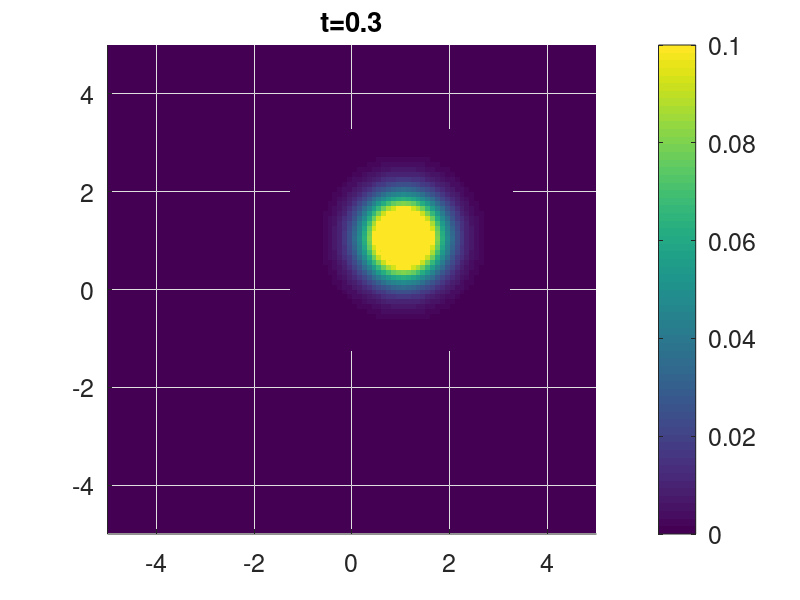
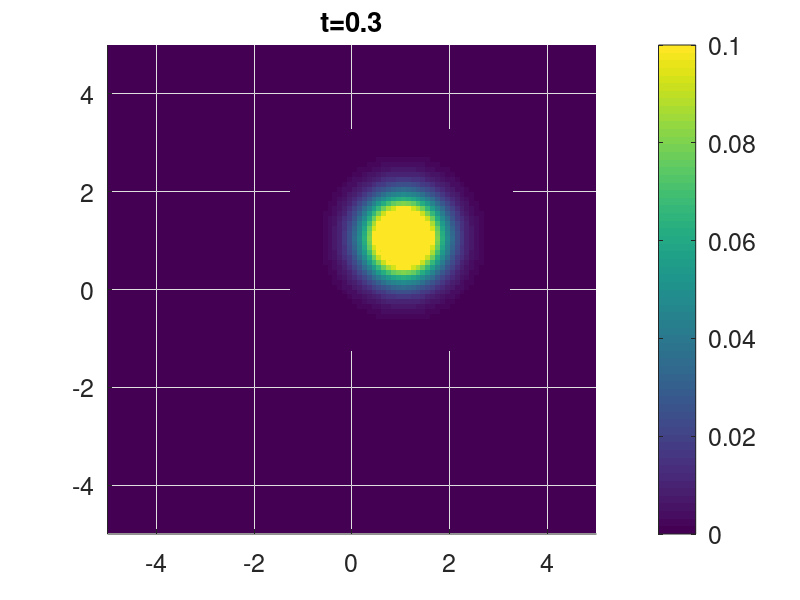

The MATLAB script that drew these images, in order: (Note: this script raises an error after producing the figures.)
function y_out_1 = diffusion_test()
%%%%%%%%%%%%%%%%%%%%%%%%%%%%%%%%%%%%%%%%%%%%%%%%%%%%%%%%%%%%%%%%%%%%%%%%%%%
% May 2018, Orit Peleg, orit.peleg@colorado.edu
%%%%%%%%%%%%%%%%%%%%%%%%%%%%%%%%%%%%%%%%%%%%%%%%%%%%%%%%%%%%%%%%%%%%%%%%%%%
close all;
dbstop if error;
set(0,'Defaultlinelinewidth',3.5, 'DefaultlineMarkerSize',12,...
    'DefaultTextFontSize',5, 'DefaultAxesFontSize',18);

%%%%%%%%%%%%%%%%%%%%%%%%%%%%%%%%%%%%%%%%%%%%%%%%%%%%%%%%%%%%%%%%%%%%%%%%%%%

%The agent at position (0,0) produces a chemical signal that spreads out following a 
%diffusion equation. 

%The output of the code is a movie showing the concentration of the 
%chemical signal as a function of time in the arena. 

%%%%%%%%%%%%%%%%%%%%%%%%%%%%%%%%%%%%%%%%%%%%%%%%%%%%%%%%%%%%%%%%%%%%%%%%%%%
% define   
A_1=0.1; %initial chemical concentration per active agent for 1 
A_2=0.1; %initial chemical concentration per active agent for 2

D_1=0.5; % diffusion coefficient for 1
D_2=0.5; % diffusion coefficient for 2
delta_t_1 = 0.1; % time integration constant (time discretization) for 1
delta_t_2 = 0.1; % time integration constant (time discretization) for 2
delta_x_1 = 0.1; % size of a cell in the simulation (space discretization)
delta_x_2 = 0.1; % size of a cell in the simulation (space discretization)
B_1=0; % ignore for now
B_2=0; % ignore for now

SAVE_MOVIE_1 = 1;
SAVE_MOVIE_2 = 1;
%%%%%%%%%%%%%%%%%%%%%%%%%%%%%%%%%%%%%%%%%%%%%%%%%%%%%%%%%%%%%%%%%%%%%%%%%%%      
        
t_array_1=0:delta_t_1:0.3; 
t_array_2=0:delta_t_2:0.3;
min_x_1 = -5; max_x_1=5;
min_x_2 = -5; max_x_2=5;

source_propagation(A_1,A_2,B_1,B_2,D_1,D_2,t_array_1,t_array_2,delta_x_1,delta_x_2,min_x_1,min_x_2,max_x_1,max_x_2,SAVE_MOVIE_1,SAVE_MOVIE_2);
y_out_1=0; 


end

%%%%%%%%%%%%%%%%%%%%%%%%%%%%%%%%%%%%%%%%%%%%%%%%%%%%%%%%%%%%%%%%%%%%%%%%%%%
%%%%%%%%%%%%%%%%%%%%%%%%%%%%%%%%%%%%%%%%%%%%%%%%%%%%%%%%%%%%%%%%%%%%%%%%%%%
%%%%%%%%%%%%%%%%%%%%%%%%%%%%%%%%%%%%%%%%%%%%%%%%%%%%%%%%%%%%%%%%%%%%%%%%%%%
%%%%%%%%%%%%%%%%%%%%%%%%%%%%%%%%%%%%%%%%%%%%%%%%%%%%%%%%%%%%%%%%%%%%%%%%%%%

function source_propagation(A_1,A_2,B_1,B_2,D_1,D_2,t_array_1,t_array_2,delta_x_1,delta_x_2,min_x_1,min_x_2,max_x_1,max_x_2,SAVE_MOVIE_1,SAVE_MOVIE_2)

source_x_1 = 1;
source_x_2 = 1;
source_y_1 = 1;
source_y_2 = 1;

[x1,y1] = meshgrid(min_x_1:delta_x_1:max_x_1,min_x_1:delta_x_1:max_x_1);
[x2,y2] = meshgrid(min_x_2:delta_x_2:max_x_2,min_x_2:delta_x_2:max_x_2);

if SAVE_MOVIE_1==1 && SAVE_MOVIE_2==1
    fig_densities_1=figure();
    fig_densities_2=figure();
    loops_1 = length(2:length(t_array_1));
    loops_2 = length(2:length(t_array_2));
    clear F1
    clear F2
    F1(loops_1) = struct('cdata',[],'colormap',[]);
    F2(loops_2) = struct('cdata',[],'colormap',[]);
end

for t_i_1=2:length(t_array_1)
    t_1=t_array_1(t_i_1);
    c_1 = zeros(size(x1));

    curr_t_1 = t_1;
    curr_c_1 =(A_1/(curr_t_1^0.5))*exp(-(((x1-source_x_1).^2)+((y1-source_y_1).^2))./(4*D_1*curr_t_1))+B_1;
    c_1 = c_1 + curr_c_1;

    
    if (t_i_1>1) && SAVE_MOVIE_1==1  
        figure(fig_densities_1);
        surf(x1,y1,c_1,'EdgeColor','none'); view(2); title(['t=',num2str(t_1)]); xlim([min_x_1 max_x_1]); ylim([min_x_1 max_x_1]);
        daspect([1 1 1]); colorbar; caxis([0 A_1]); hold on;
        
        pause(0.001);
        F_1(t_i_1) = getframe(fig_densities_1);
        pause(0.001);
        
        pause(0.1);
        
    end
    
end

for t_i_2=2:length(t_array_2)
    t_2=t_array_2(t_i_2);
    c_2 = zeros(size(x2));

    curr_t_2 = t_2;
    curr_c_2 =(A_2/(curr_t_2^0.5))*exp(-(((x2-source_x_2).^2)+((y2-source_y_2).^2))./(4*D_2*curr_t_2))+B_2;
    c_2 = c_2 + curr_c_2;
    
    if (t_i_2>1) && SAVE_MOVIE_2==1
        figure(fig_densities_2);
        surf(x2,y2,c_2,'EdgeColor','none'); view(2); title(['t=',num2str(t_2)]); xlim([min_x_2 max_x_2]); ylim([min_x_2 max_x_2]);
        daspect([1 1 1]); colorbar; caxis([0 A_2]); hold on;
        
        pause(0.001);
        F_2(t_i_2) = getframe(fig_densities_2);
        pause(0.001);
        
        pause(0.1);
    end
end



if SAVE_MOVIE_1==1 && SAVE_MOVIE_2==1
    v_1 = VideoWriter(['A',num2str(A_1),'B',num2str(A_1),'D',num2str(A_1),'test.mp4'],'MPEG-4');
    v_2 = VideoWriter(['A',num2str(A_2),'B',num2str(A_2),'D',num2str(A_2),'test.mp4'],'MPEG-4');
    open(v_1);
    open(v_2);
    writeVideo(v_1,F_1);
    writeVideo(v_2,F_2);
    close(v_1);
    close(v_2);
end

end


